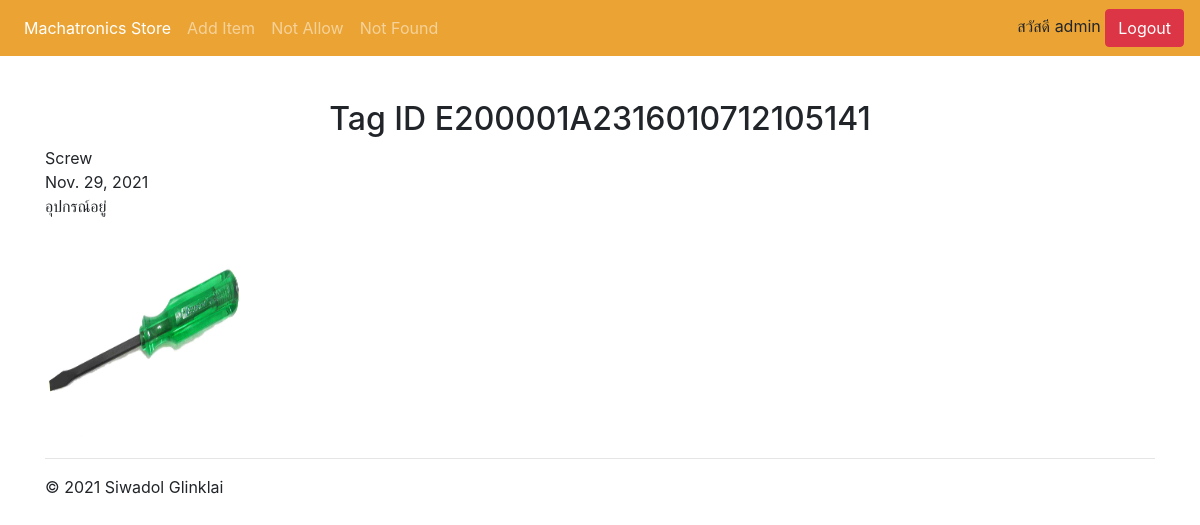
Page /item/E200001A2316010712105141/ (signed in) on the committed database.
### WebApplication/models.py (models this page shows, shortened)
class ObjectInfo(models.Model):
    all_status = [
        ('อุปกรณ์อยู่','อุปกรณ์อยู่'),
        ('อุปกรณ์ไม่อยู่','อุปกรณ์ไม่อยู่'),
        ('กำลังดำเนินการ','กำลังดำเนินการ'),
        ('ถูกยืม','ถูกยืม'),
        ('คืนของ','คืนของ'),
    ]
    tag_id = models.CharField(max_length=200, primary_key=True)
    tag_name = models.CharField(max_length=50)
    add_date = models.DateField(auto_now_add=True)
    status = models.CharField(
        max_length=20,
        default='อยู่',
        choices=all_status
    )
    picture = models.ImageField(upload_to="ObjectInfo",null=True,blank=True)

### WebApplication/views.py (the view)
# urls.py: path('item/<str:tag_id>/', login_required(views.item), name='item'),
def item(request,tag_id):
    objects = ObjectInfo.objects.get(tag_id=tag_id)
    objects_history = ObjectHistory.objects.filter(tag_id=tag_id)
    return render(request, 'WebApplication/item.html',{
        'objects':objects,
        'objects_history':objects_history})

### templates/WebApplication/item.html (shortened to what this page needs)
{% extends 'WebApplication/base.html' %}
{% block content %}
<h2 align="center">Tag ID {{objects.tag_id}}</h2>
{{objects.tag_name}} <br>
{{objects.add_date}} <br>
{{objects.status}} <br>
{{objects.date_time}} <br>
<img style="width:200px; height:200px" src="{{objects.picture.url}}">
{% endblock %}

### templates/WebApplication/base.html (shortened to what this page needs)
<!doctype html>
<html lang="en">
  <head>
    <link rel="stylesheet" href="https://maxcdn.bootstrapcdn.com/bootstrap/4.4.1/css/bootstrap.min.css">
    <link rel="stylesheet" href="https://cdnjs.cloudflare.com/ajax/libs/font-awesome/4.7.0/css/font-awesome.min.css">
  </head>
  <body>
    <nav class="navbar navbar-expand-md navbar-dark fixed-top" style='background-color: #eba434;'>
  <div class="collapse navbar-collapse" id="navbarsExampleDefault">
    <ul class="navbar-nav mr-auto">
      <li class="nav-item active">
        <a class="nav-link" href="{% url 'WebApplication:home' %}">Machatronics Store <span class="sr-only">(current)</span></a>
      </li>
      <li class="nav-item">
        {% if user.is_authenticated %}
          <a class="nav-link" href="{% url 'WebApplication:add' %}">Add Item</a>
        {% endif %}
      </li>
      <li class="nav-item">
        {% if user.is_authenticated %}
          <a class="nav-link" href="{% url 'WebApplication:not_allow' %}">Not Allow</a>
        {% endif %}
      </li>
      <li class="nav-item">
        {% if user.is_authenticated %}
          <a class="nav-link" href="{% url 'WebApplication:notFound' %}">Not Found</a>
        {% endif %}
      </li>
    </ul>
    <div>
      {% if user.is_authenticated %}
        สวัสดี {{user.username}}
        <a class="btn btn-danger" href="{% url 'WebApplication:logout' %}">Logout</a>
      {% endif %}
    </div>
  </div>
</nav>
<main role="main">
  <div class="container">
   {% block content %}
   {% endblock %}
    <hr>
  </div>
</main>
<footer class="container">
  <p>&copy; 2021 Siwadol Glinklai</p>
</footer>
</body>
</html>

### rows in the picture
ObjectInfo: tag_id "E200001A2316010712105141", tag_name "Screw", add_date "Nov. 29, 2021", status "อุปกรณ์อยู่", picture (picture)

### other values in the picture
{{ user.username }} "admin"
